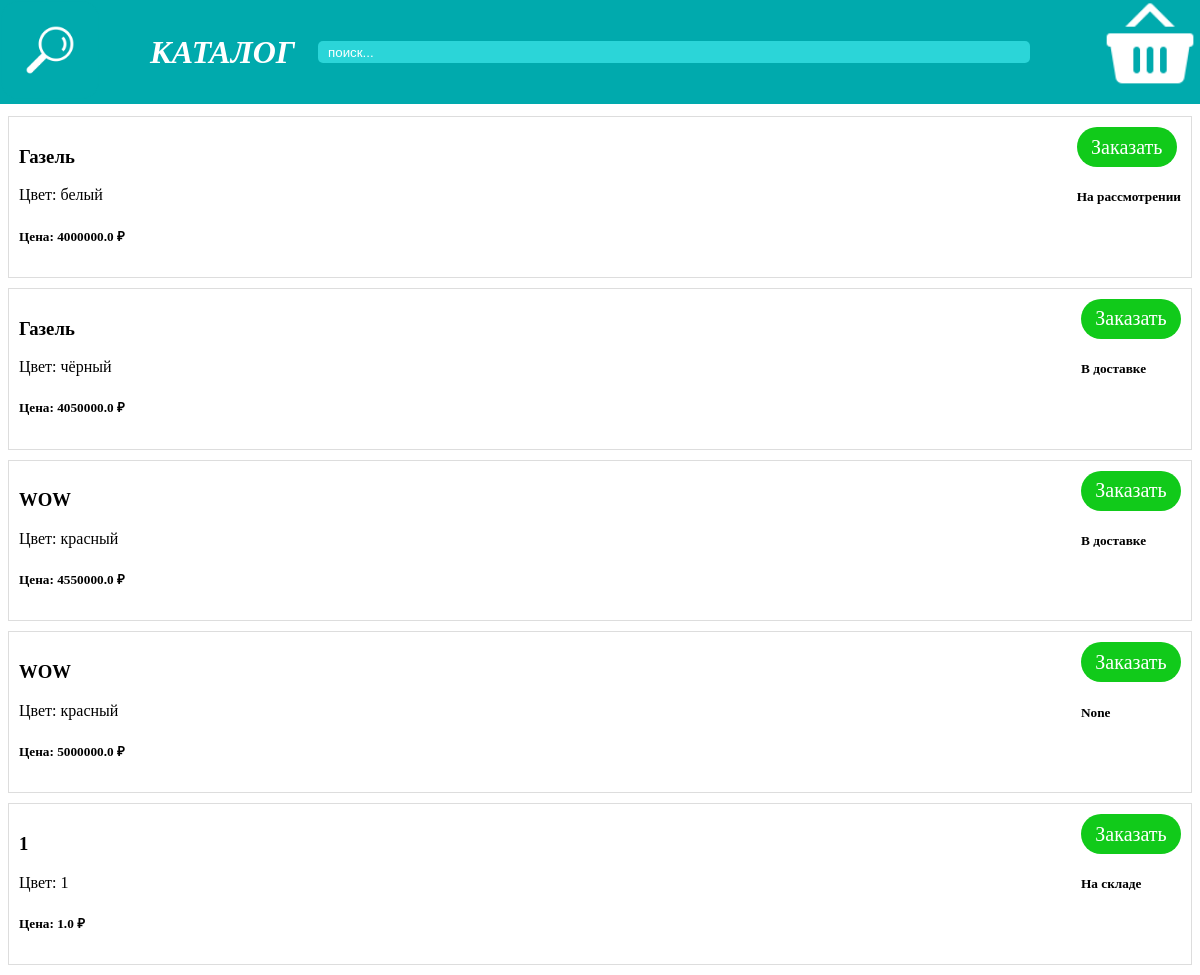
The app's page /cataloge, older data.
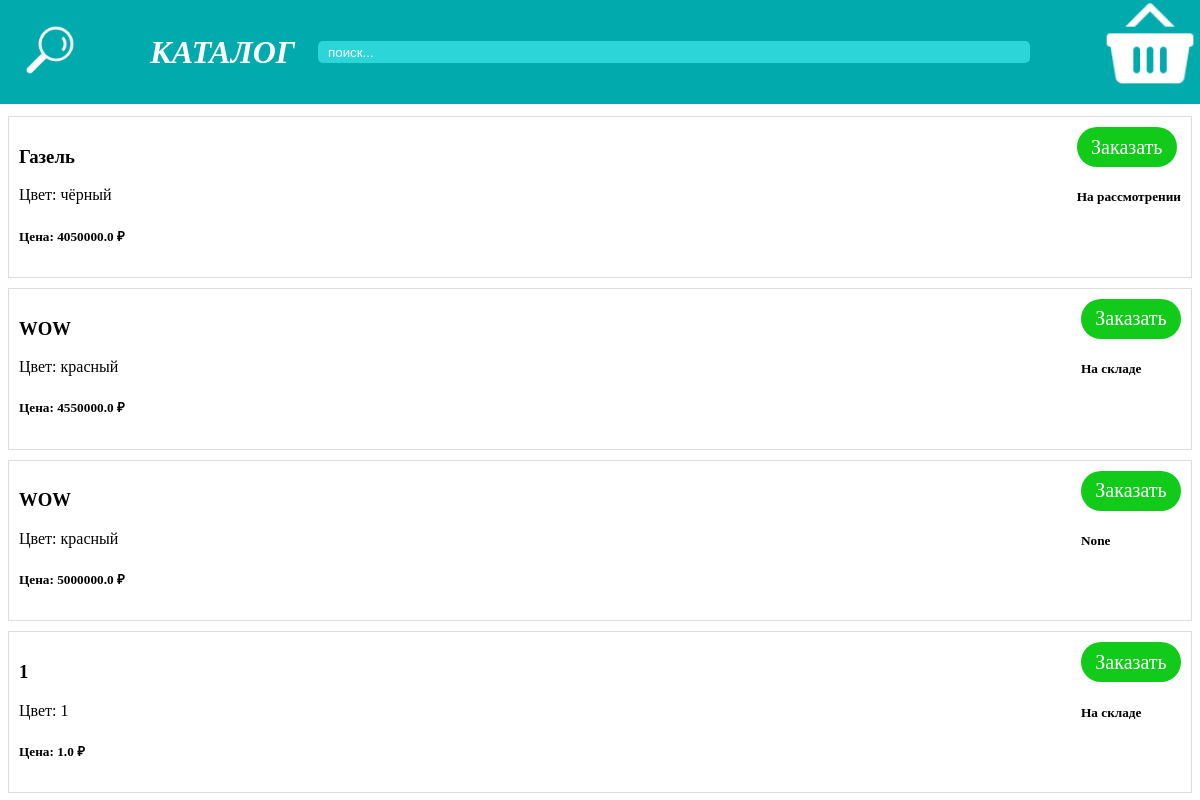
The same page, newer data.
### main.py (models this page shows)
class Cataloge(SQLModel, table=True):
    id: int = Field(default=None, primary_key=True)
    model: str = Field(index=True)
    color: str
    in_stage: bool
    cost: float
    buyer: str|None
    kind: str
    willings: list[User] = Relationship(back_populates="baskets", link_model=UserCatalogeLink)

### main.py (the view)
@app.get("/",response_class=HTMLResponse)
def read_root(request: Request):
    req = {"request": request}
    return templates.TemplateResponse("login.html", req)

### templates/cataloge.html (shortened to what this page needs)
<!DOCTYPE html>
<html lang="ru">
<head>
    <link rel="stylesheet" href="static/style.css">
</head>
<body>
    <header>
        <div class="header-left">
            <a href="http://127.0.0.1:8000/cataloge?email={{email}}&searching={{searching}}"><img class="logo" src="static/logo.ico"></a>
            <b><i><h1>КАТАЛОГ</h1></i></b>
        </div>
        <div class="header-right">
            <form name="found" method="get" action="/cataloge?email={{email}}">
                <input type="text" name="searching" class="found" placeholder="поиск..." value="{{searching}}">
                <button type="submit" style="display: none;"></button> </form>
            <a href="http://127.0.0.1:8000/basket/?email={{email}}"><img id = "basket" class="buy" src="static/basket.ico"></a>
        </div>
    </header>
    <div class="production">
        {% for product in production %}
            <form action="/cataloge?email={{email}}" name="place" class="product" method="post">
                <div class="product-info">
                    <h3>{{product.model}}</h3>
                    Цвет: {{product.color}}
                    <h5>Цена: {{product.cost}} ₽</h5>
                </div>
                <div class="product-actions">
                    <button class="buy" type="submit" name="buy_form" value="{{product.id}}">Заказать</button>
                    <h5>
                        {{product.kind}}
                    </h5>
                </div>
            </form>
        {% endfor %}
    </div>
</body>
</html>

### static/style.css (style rules this page uses)
body { scrollbar-width: none; -ms-overflow-style: none; margin-top: 50px; }
i { color: rgb(255, 255, 255); }
.product-actions { gap: 10px }
header { position: fixed; margin-top: -50px; margin-left: -8px; background-color: rgb(0,170,173); width: 100%; display: flex; text-align: justify; justify-content: space-between; flex-wrap: wrap; align-content: center; align-items: center; flex-wrap: nowrap; }
header .header-left { display: flex; gap: 50px; align-items: center; }
header .header-right { display: flex; justify-content: space-between; align-items: center; gap: 70px; }
.buy { width: 100px; height: 100px; }
.logo { width: 100px; height: 100px; }
.found { height: 20px; width: 700px; border-radius: 5px; padding-left: 10px; background-color: rgb(43, 213, 216); border: 0px; }
.product { display: flex; flex-direction: row; align-items: flex-start; justify-content: space-between; padding: 10px; border: 1px solid #ddd; margin-bottom: 10px; }
.product button[type="submit"] { border-radius: 20px; color: white; font-family: 'Times New Roman'; font-size: 20px; background-color: rgb(17, 202, 26); max-height: 40px; border: 0px; }
.production { padding-top: 66px; }

Row changes from the older to the newer data that the page shows:
removed Cataloge: model "Газель", color "белый", cost "4000000.0", {{ product.id }} 1 (drawn), kind "На рассмотрении"
changed Cataloge "Газель": kind "В доставке" → "На рассмотрении"
changed Cataloge (number 2 of 4 on the later page): kind "В доставке" → "На складе"
